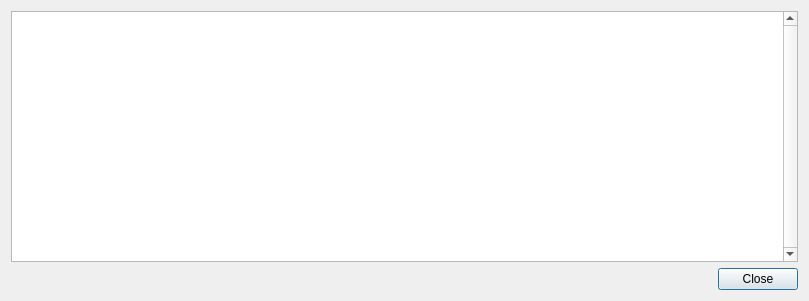
<?xml version="1.0" encoding="UTF-8"?>
<ui version="4.0">
 <class>EventHistory</class>
 <widget class="QDialog" name="EventHistory">
  <property name="geometry">
   <rect>
    <x>0</x>
    <y>0</y>
    <width>809</width>
    <height>301</height>
   </rect>
  </property>
  <property name="windowTitle">
   <string>Event history</string>
  </property>
  <layout class="QGridLayout">
   <item row="0" column="0" colspan="2">
    <widget class="QTreeView" name="eventListView">
     <property name="sizePolicy">
      <sizepolicy hsizetype="Expanding" vsizetype="Expanding">
       <horstretch>0</horstretch>
       <verstretch>0</verstretch>
      </sizepolicy>
     </property>
     <property name="verticalScrollBarPolicy">
      <enum>Qt::ScrollBarAlwaysOn</enum>
     </property>
     <property name="selectionMode">
      <enum>QAbstractItemView::NoSelection</enum>
     </property>
    </widget>
   </item>
   <item row="1" column="0">
    <spacer>
     <property name="orientation">
      <enum>Qt::Horizontal</enum>
     </property>
     <property name="sizeHint" stdset="0">
      <size>
       <width>40</width>
       <height>20</height>
      </size>
     </property>
    </spacer>
   </item>
   <item row="1" column="1">
    <widget class="QPushButton" name="closeButton">
     <property name="text">
      <string>Close</string>
     </property>
    </widget>
   </item>
  </layout>
 </widget>
 <layoutdefault spacing="6" margin="11"/>
 <includes>
  <include location="local">wpamsg.h</include>
 </includes>
 <resources/>
 <connections/>
</ui>
